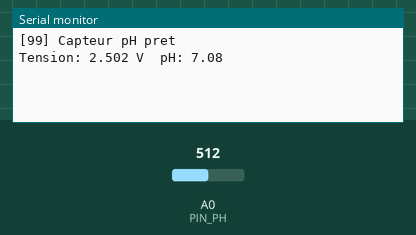
Simulated run of this sketch. Board: Arduino Uno, built with avr-gcc and run on an emulated ATmega328P. Shown: the last lines printed to the serial monitor. Inputs (shaded band) come from the test bench; at power-on: A0 (PIN_PH) = 512.

Above: at 1.2 s.
1.3 s: A0 (PIN_PH) set to 716
At 1.3 s:
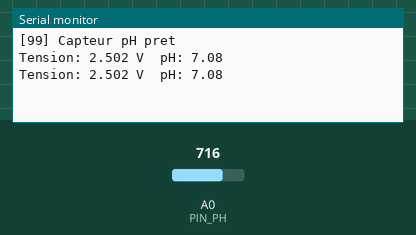
2.8 s: A0 (PIN_PH) set to 900
At 3.9 s:
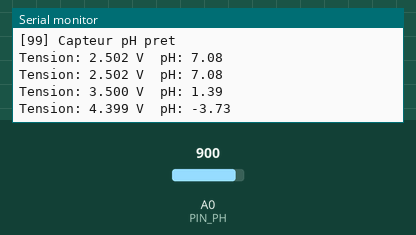
Timing chart, 0 to 5.8 s (numbered marks = the images above; inputs shaded):
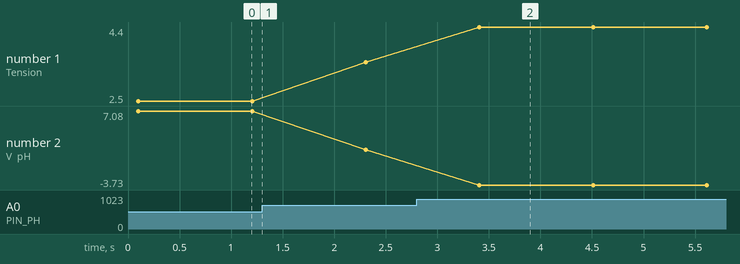

The sketch:

99_Capteur_pH.ino
```cpp
/*
 * =====================================================================
 *  Arduino Lab Nexus v6.1.0 STABLE  -  Capteur pH analogique
 * =====================================================================
 *  Explication : Mesure le pH d'une solution avec une sonde et son module analogique.
 *  Carte       : Arduino UNO / Nano (ATmega328P) - compatible Mega
 *  Moniteur    : 9600 bauds
 *
 *  Câblage :
 *   Arduino 5V     -> Module pH V+
 *   Arduino GND    -> Module pH G
 *   Arduino A0     -> Module pH Po
 *
 *  Bibliothèques requises (arduino-cli lib install "...") : aucune
 * =====================================================================
 */
// @libs:

const uint8_t PIN_PH = A0;
// Calibration : ajuster avec les solutions tampons
const float PENTE = -5.70;    // variation du pH par volt
const float DECALAGE = 21.34; // pH à 0 V

void setup() {
  Serial.begin(9600);
  Serial.println(F("[99] Capteur pH pret"));
}

void loop() {
  // Moyenne de 10 lectures pour réduire le bruit
  long somme = 0;
  for (int i = 0; i < 10; i++) { somme += analogRead(PIN_PH); delay(10); }
  float tension = (somme / 10.0) * 5.0 / 1023.0;
  float ph = PENTE * tension + DECALAGE;

  Serial.print(F("Tension: ")); Serial.print(tension, 3);
  Serial.print(F(" V  pH: "));  Serial.println(ph, 2);
  delay(1000);
}
```

Measured:
- after the input at 2.8 s, the serial monitor: prints a new line after 0.61 s (image 2)
- plotted number 1: 2.5 → 3.5 after the input at 1.3 s, 3.5 → 4.4 after the input at 2.8 s
- plotted number 2: 7.08 → 1.39 after the input at 1.3 s, 1.39 → -3.73 after the input at 2.8 s
